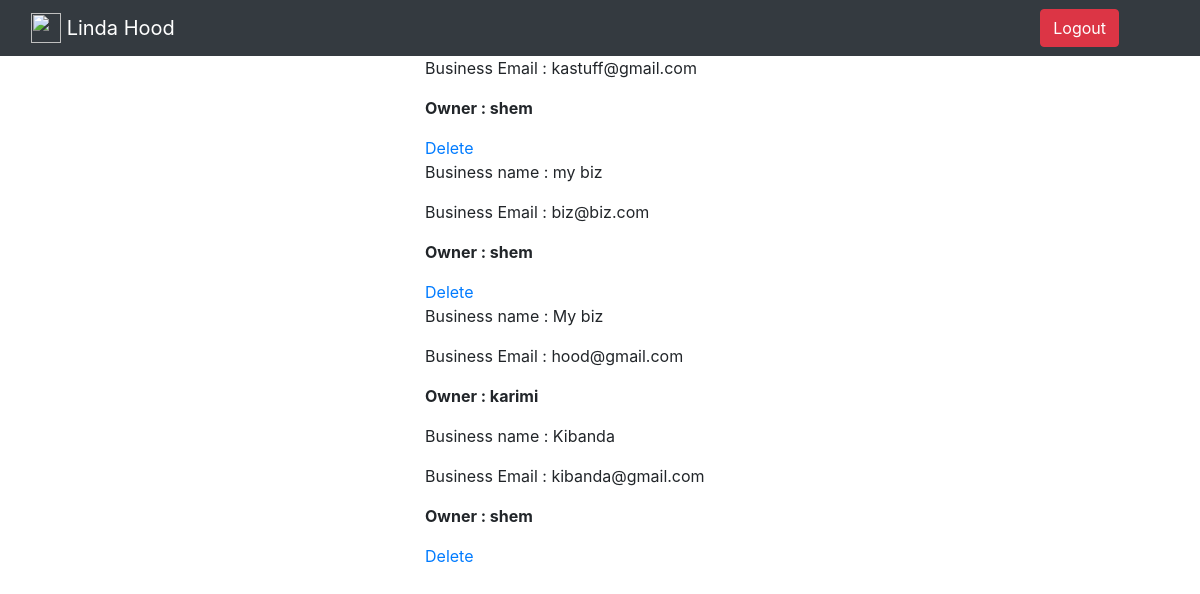
The page /posts/ (signed in) on the database its author committed.
### posts/models.py (models this page shows, shortened)
class Business(models.Model):
    user = models.ForeignKey(User, related_name="businesses")
    created_at = models.DateTimeField(auto_now=True)
    business_name = models.CharField(max_length=140, blank=True, null=True)
    business_email = models.EmailField(max_length=70, blank=True)
    hood = models.ForeignKey(Hood, related_name='businesses', null=True, blank=True)
    class Meta:
        ordering = ['-created_at']
        unique_together = ['user', 'business_name']

### posts/views.py (the view)
class BusinessList(SelectRelatedMixin, generic.ListView):
    model = models.Business
    select_related = ('user', 'hood')

### posts/templates/posts/business_list.html
{% extends "posts/post_base.html" %}
{% block pre_post_content %}
<div class="col-md-4 mt-3">
  <h5>@{{user.username}}</h5>
</div>
{% endblock %}
{% block post_content %}
<div class="col-md-6 mt-3">
  {% if business_list.count == 0 %}
  <h4>No Businesses for this user yet!</h4>
  {% else %}
    {% for business in business_list %}
     {% include "posts/_post.html" %}
    {% endfor %}
  {% endif%}
</div>
{% endblock %}

### posts/templates/posts/_post.html (shortened to what this page needs)
<div class="post">
  <p>Business name : {{business.business_name}}</p>
  <p>Business Email : {{business.business_email}}</p>
  <p><strong>Owner : {{business.user.username}}</strong></p>
  <div class="content">
    {% if user.is_authenticated and business.user == user %}
    <a href="{% url 'posts:delete' pk=business.pk %}" title="delete">Delete</a>
    {% endif %}
  </div>
</div>

### rows shown on the page
Business: business_email "kastuff@gmail.com", user.username "shem", shows "Delete"
Business: business_name "my biz", business_email "biz@biz.com", user.username "shem", shows "Delete"
Business: business_name "My biz", business_email "hood@gmail.com", user.username "karimi"
Business: business_name "Kibanda", business_email "kibanda@gmail.com", user.username "shem", shows "Delete"
